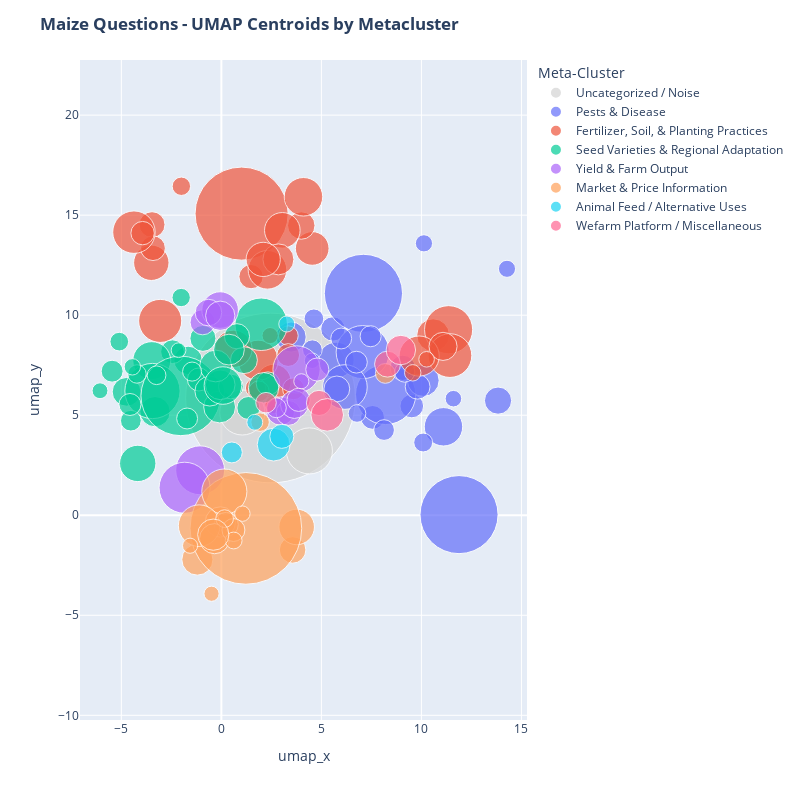

The notebook cell this image was saved under:
### Markdown cell above
This subsection will explore questions tagged with **maize**, which represent 6.3% of the English questions and constitute the largest crop topic in the dataset. Perhaps because maize is a specific crop and plant care is more straightforward than animal care, the 2D clustering map shows the best distinction between metaclusters of the 3 topics analyzed.

### Code cell
plot_umap_centroids(maize_df, title="Maize Questions - UMAP Centroids by Metacluster", size_scale=1)

### Figure 1 — Plotly figure (JSON) as saved in the notebook; plotly's stock layout.template omitted (floating-point values rounded to 4 significant figures; data arrays with more than 128 entries replaced by an {"elided": "..."} marker saying what was removed)
{"data": [{"customdata": [[-1, -1, "Uncategorized / Noise", 28332], [5, -1, "Uncategorized / Noise", 2085], [73, -1, "Uncategorized / Noise", 1999]], "hovertemplate": "legend_title=Uncategorized / Noise<br>umap_x=%{x:.2f}<br>umap_y=%{y:.2f}<br>scaled_size=%{marker.size}<br>cluster=%{customdata[0]}<br>meta_label=%{customdata[1]}<br>meta_label_titles=%{customdata[2]}<br>size=%{customdata[3]}<extra></extra>", "legendgroup": "Uncategorized / Noise", "marker": {"color": "lightgray", "size": [28332, 2085, 1999], "sizemode": "area", "sizeref": 1.968, "symbol": "circle"}, "mode": "markers", "name": "Uncategorized / Noise", "orientation": "v", "selected": {"marker": {"opacity": 1}}, "showlegend": true, "type": "scatter", "unselected": {"marker": {"opacity": 0.15}}, "x": [2.457, 4.399, 1.045], "xaxis": "x", "y": [5.861, 3.215, 5.137], "yaxis": "y"}, {"customdata": [[0, 1, "Pests & Disease", 5997], [1, 1, "Pests & Disease", 728], [2, 1, "Pests & Disease", 1452], [15, 1, "Pests & Disease", 585], [22, 1, "Pests & Disease", 1261], [26, 1, "Pests & Disease", 897], [27, 1, "Pests & Disease", 550], [29, 1, "Pests & Disease", 558], [42, 1, "Pests & Disease", 6016], [47, 1, "Pests & Disease", 3565], [48, 1, "Pests & Disease", 2777], [50, 1, "Pests & Disease", 632], [52, 1, "Pests & Disease", 999], [53, 1, "Pests & Disease", 608], [58, 1, "Pests & Disease", 1959], [83, 1, "Pests & Disease", 289], [85, 1, "Pests & Disease", 292], [87, 1, "Pests & Disease", 352], [93, 1, "Pests & Disease", 381], [97, 1, "Pests & Disease", 306], [98, 1, "Pests & Disease", 270], [107, 1, "Pests & Disease", 422], [113, 1, "Pests & Disease", 655], [114, 1, "Pests & Disease", 383], [115, 1, "Pests & Disease", 429], [116, 1, "Pests & Disease", 469], [117, 1, "Pests & Disease", 437], [122, 1, "Pests & Disease", 408], [128, 1, "Pests & Disease", 239]], "hovertemplate": "legend_title=Pests & Disease<br>umap_x=%{x:.2f}<br>umap_y=%{y:.2f}<br>scaled_size=%{marker.size}<br>cluster=%{customdata[0]}<br>meta_label=%{customdata[1]}<br>meta_label_titles=%{customdata[2]}<br>size=%{customdata[3]}<extra></extra>", "legendgroup": "Pests & Disease", "marker": {"color": "#636EFA", "size": [5997, 728, 1452, 585, 1261, 897, 550, 558, 6016, 3565, 2777, 632, 999, 608, 1959, 289, 292, 352, 381, 306, 270, 422, 655, 383, 429, 469, 437, 408, 239], "sizemode": "area", "sizeref": 1.968, "symbol": "circle"}, "mode": "markers", "name": "Pests & Disease", "orientation": "v", "selected": {"marker": {"opacity": 1}}, "showlegend": true, "type": "scatter", "unselected": {"marker": {"opacity": 0.15}}, "x": [11.88, 13.83, 11.1, 5.573, 5.741, 3.484, 9.517, 7.556, 7.1, 8.21, 7.064, 9.063, 10.09, 9.81, 6.175, 14.28, 10.13, 10.09, 4.624, 6.779, 11.6, 8.132, 5.771, 4.549, 5.989, 6.75, 7.461, 9.165, 4.537], "xaxis": "x", "y": [0.03157, 5.73, 4.421, 9.312, 7.757, 8.909, 5.459, 4.891, 11.09, 6.037, 8.155, 7.367, 6.737, 6.425, 6.409, 12.32, 13.59, 3.635, 9.82, 5.086, 5.827, 4.258, 6.315, 8.273, 8.835, 7.652, 8.948, 7.159, 7.723], "yaxis": "y"}, {"customdata": {"elided": "33x4 mixed values"}, "hovertemplate": "legend_title=Fertilizer, Soil, & Planting Practices<br>umap_x=%{x:.2f}<br>umap_y=%{y:.2f}<br>scaled_size=%{marker.size}<br>cluster=%{customdata[0]}<br>meta_label=%{customdata[1]}<br>meta_label_titles=%{customdata[2]}<br>size=%{customdata[3]}<extra></extra>", "legendgroup": "Fertilizer, Soil, & Planting Practices", "marker": {"color": "#EF553B", "size": [1827, 1114, 742, 1233, 661, 8526, 1461, 1248, 603, 1777, 579, 1469, 947, 1054, 2279, 1882, 1586, 1177, 1589, 333, 539, 1154, 383, 259, 779, 239, 266, 511, 471, 1370, 318, 405, 424], "sizemode": "area", "sizeref": 1.968, "symbol": "circle"}, "mode": "markers", "name": "Fertilizer, Soil, & Planting Practices", "orientation": "v", "selected": {"marker": {"opacity": 1}}, "showlegend": true, "type": "scatter", "unselected": {"marker": {"opacity": 0.15}}, "x": [-3.059, 4.541, 3.993, -3.502, -3.466, 1.012, 4.103, 3.047, -3.419, -4.37, 1.483, 2.304, 2.85, 10.58, 11.36, 11.43, 9.886, 2.621, 1.833, -2.001, -3.938, 2.091, 3.349, 2.435, 11.08, 10.26, 9.564, 3.339, 3.604, 0.6015, 2.623, 1.71, 1.87], "xaxis": "x", "y": [9.714, 13.34, 14.48, 12.62, 14.53, 15.08, 15.92, 14.24, 13.35, 14.15, 11.93, 12.27, 12.79, 9.003, 9.274, 7.981, 7.957, 6.684, 7.747, 16.44, 14.1, 12.79, 8.972, 8.979, 8.44, 7.795, 7.119, 8.007, 6.321, 8.32, 5.522, 6.36, 6.192], "yaxis": "y"}, {"customdata": {"elided": "35x4 mixed values"}, "hovertemplate": "legend_title=Seed Varieties & Regional Adaptation<br>umap_x=%{x:.2f}<br>umap_y=%{y:.2f}<br>scaled_size=%{marker.size}<br>cluster=%{customdata[0]}<br>meta_label=%{customdata[1]}<br>meta_label_titles=%{customdata[2]}<br>size=%{customdata[3]}<extra></extra>", "legendgroup": "Seed Varieties & Regional Adaptation", "marker": {"color": "#00CC96", "size": [1301, 795, 554, 815, 2716, 1418, 905, 3002, 6231, 522, 520, 666, 998, 878, 604, 869, 997, 543, 913, 713, 625, 936, 331, 343, 248, 214, 423, 335, 473, 478, 265, 431, 346, 359, 1388], "sizemode": "area", "sizeref": 1.968, "symbol": "circle"}, "mode": "markers", "name": "Seed Varieties & Regional Adaptation", "orientation": "v", "selected": {"marker": {"opacity": 1}}, "showlegend": true, "type": "scatter", "unselected": {"marker": {"opacity": 0.15}}, "x": [-4.18, -1.663, -2.442, -4.739, 1.99, -3.48, -3.317, -3.445, -2.03, -1.123, 1.351, -0.9218, -0.08798, -0.5767, 0.4743, -0.05744, -0.2869, 2.328, 2.11, 1.129, 0.7798, 0.3776, -2.01, -5.103, -6.067, -2.14, -4.526, -4.22, -5.461, -4.568, -4.45, -1.712, -3.24, -1.463, 0.07571], "xaxis": "x", "y": [2.591, 7.741, 8.175, 6.168, 9.546, 7.729, 5.177, 6.21, 5.966, 6.786, 5.361, 8.842, 5.412, 6.203, 6.435, 6.522, 7.461, 6.58, 6.372, 7.751, 8.946, 8.279, 10.88, 8.678, 6.223, 8.249, 4.726, 7.061, 7.201, 5.536, 7.418, 4.836, 6.998, 7.181, 6.483], "yaxis": "y"}, {"customdata": [[31, 4, "Yield & Farm Output", 2353], [33, 4, "Yield & Farm Output", 2566], [59, 4, "Yield & Farm Output", 623], [63, 4, "Yield & Farm Output", 1317], [64, 4, "Yield & Farm Output", 697], [66, 4, "Yield & Farm Output", 2195], [67, 4, "Yield & Farm Output", 525], [72, 4, "Yield & Farm Output", 792], [74, 4, "Yield & Farm Output", 609], [75, 4, "Yield & Farm Output", 768], [125, 4, "Yield & Farm Output", 225], [131, 4, "Yield & Farm Output", 529], [132, 4, "Yield & Farm Output", 845], [135, 4, "Yield & Farm Output", 387]], "hovertemplate": "legend_title=Yield & Farm Output<br>umap_x=%{x:.2f}<br>umap_y=%{y:.2f}<br>scaled_size=%{marker.size}<br>cluster=%{customdata[0]}<br>meta_label=%{customdata[1]}<br>meta_label_titles=%{customdata[2]}<br>size=%{customdata[3]}<extra></extra>", "legendgroup": "Yield & Farm Output", "marker": {"color": "#AB63FA", "size": [2353, 2566, 623, 1317, 697, 2195, 525, 792, 609, 768, 225, 529, 845, 387], "sizemode": "area", "sizeref": 1.968, "symbol": "circle"}, "mode": "markers", "name": "Yield & Farm Output", "orientation": "v", "selected": {"marker": {"opacity": 1}}, "showlegend": true, "type": "scatter", "unselected": {"marker": {"opacity": 0.15}}, "x": [-1.062, -1.838, -0.9368, -0.06324, -0.6474, 3.758, 4.794, 2.96, 3.356, 3.651, 3.997, 3.86, -0.05728, 2.751], "xaxis": "x", "y": [2.247, 1.374, 9.646, 10.26, 10.13, 7.289, 7.286, 5.21, 5.113, 5.536, 6.696, 5.769, 9.972, 5.369], "yaxis": "y"}, {"customdata": [[9, 5, "Market & Price Information", 696], [11, 5, "Market & Price Information", 1244], [28, 5, "Market & Price Information", 955], [30, 5, "Market & Price Information", 12270], [32, 5, "Market & Price Information", 904], [34, 5, "Market & Price Information", 2002], [35, 5, "Market & Price Information", 579], [36, 5, "Market & Price Information", 1702], [37, 5, "Market & Price Information", 893], [92, 5, "Market & Price Information", 226], [96, 5, "Market & Price Information", 236], [108, 5, "Market & Price Information", 518], [109, 5, "Market & Price Information", 226], [110, 5, "Market & Price Information", 279], [111, 5, "Market & Price Information", 309], [112, 5, "Market & Price Information", 962], [119, 5, "Market & Price Information", 387], [137, 5, "Market & Price Information", 338]], "hovertemplate": "legend_title=Market & Price Information<br>umap_x=%{x:.2f}<br>umap_y=%{y:.2f}<br>scaled_size=%{marker.size}<br>cluster=%{customdata[0]}<br>meta_label=%{customdata[1]}<br>meta_label_titles=%{customdata[2]}<br>size=%{customdata[3]}<extra></extra>", "legendgroup": "Market & Price Information", "marker": {"color": "#FFA15A", "size": [696, 1244, 955, 12270, 904, 2002, 579, 1702, 893, 226, 236, 518, 226, 279, 309, 962, 387, 338], "sizemode": "area", "sizeref": 1.968, "symbol": "circle"}, "mode": "markers", "name": "Market & Price Information", "orientation": "v", "selected": {"marker": {"opacity": 1}}, "showlegend": true, "type": "scatter", "unselected": {"marker": {"opacity": 0.15}}, "x": [3.561, 3.764, -1.199, 1.225, -0.04727, 0.1483, 0.2415, -1.11, -0.3415, -0.4914, 1.049, 0.603, -1.564, 0.6145, 0.1623, -0.4045, 8.194, 1.935], "xaxis": "x", "y": [-1.733, -0.5846, -2.216, -0.6566, -0.3356, 1.185, -0.461, -0.5201, -1.172, -3.924, 0.07967, -0.7388, -1.523, -1.262, -0.1692, -0.9704, 7.09, 4.655], "yaxis": "y"}, {"customdata": [[44, 6, "Animal Feed / Alternative Uses", 1064], [45, 6, "Animal Feed / Alternative Uses", 570], [86, 6, "Animal Feed / Alternative Uses", 433], [89, 6, "Animal Feed / Alternative Uses", 253], [130, 6, "Animal Feed / Alternative Uses", 250]], "hovertemplate": "legend_title=Animal Feed / Alternative Uses<br>umap_x=%{x:.2f}<br>umap_y=%{y:.2f}<br>scaled_size=%{marker.size}<br>cluster=%{customdata[0]}<br>meta_label=%{customdata[1]}<br>meta_label_titles=%{customdata[2]}<br>size=%{customdata[3]}<extra></extra>", "legendgroup": "Animal Feed / Alternative Uses", "marker": {"color": "#19D3F3", "size": [1064, 570, 433, 253, 250], "sizemode": "area", "sizeref": 1.968, "symbol": "circle"}, "mode": "markers", "name": "Animal Feed / Alternative Uses", "orientation": "v", "selected": {"marker": {"opacity": 1}}, "showlegend": true, "type": "scatter", "unselected": {"marker": {"opacity": 0.15}}, "x": [2.613, 3.021, 0.5225, 3.27, 1.669], "xaxis": "x", "y": [3.531, 3.944, 3.14, 9.56, 4.645], "yaxis": "y"}, {"customdata": [[49, 7, "Wefarm Platform / Miscellaneous", 664], [57, 7, "Wefarm Platform / Miscellaneous", 855], [61, 7, "Wefarm Platform / Miscellaneous", 626], [62, 7, "Wefarm Platform / Miscellaneous", 1048], [140, 7, "Wefarm Platform / Miscellaneous", 417]], "hovertemplate": "legend_title=Wefarm Platform / Miscellaneous<br>umap_x=%{x:.2f}<br>umap_y=%{y:.2f}<br>scaled_size=%{marker.size}<br>cluster=%{customdata[0]}<br>meta_label=%{customdata[1]}<br>meta_label_titles=%{customdata[2]}<br>size=%{customdata[3]}<extra></extra>", "legendgroup": "Wefarm Platform / Miscellaneous", "marker": {"color": "#FF6692", "size": [664, 855, 626, 1048, 417], "sizemode": "area", "sizeref": 1.968, "symbol": "circle"}, "mode": "markers", "name": "Wefarm Platform / Miscellaneous", "orientation": "v", "selected": {"marker": {"opacity": 1}}, "showlegend": true, "type": "scatter", "unselected": {"marker": {"opacity": 0.15}}, "x": [8.306, 8.971, 4.879, 5.291, 2.232], "xaxis": "x", "y": [7.553, 8.258, 5.614, 5.018, 5.625], "yaxis": "y"}], "layout": {"height": 800, "legend": {"itemclick": "toggleothers", "itemdoubleclick": "toggle", "itemsizing": "constant", "title": {"text": "Meta-Cluster"}, "tracegroupgap": 0, "traceorder": "normal", "x": 1.02, "xanchor": "left", "y": 1, "yanchor": "top"}, "margin": {"t": 60}, "title": {"text": "<b>Maize Questions - UMAP Centroids by Metacluster</b>"}, "width": 800, "xaxis": {"anchor": "y", "domain": [0, 1], "range": [-7.067, 15.28], "scaleanchor": "y", "scaleratio": 1, "title": {"text": "umap_x"}}, "yaxis": {"anchor": "x", "domain": [0, 1], "range": [-4.924, 17.44], "scaleanchor": "x", "scaleratio": 1, "title": {"text": "umap_y"}}}}
